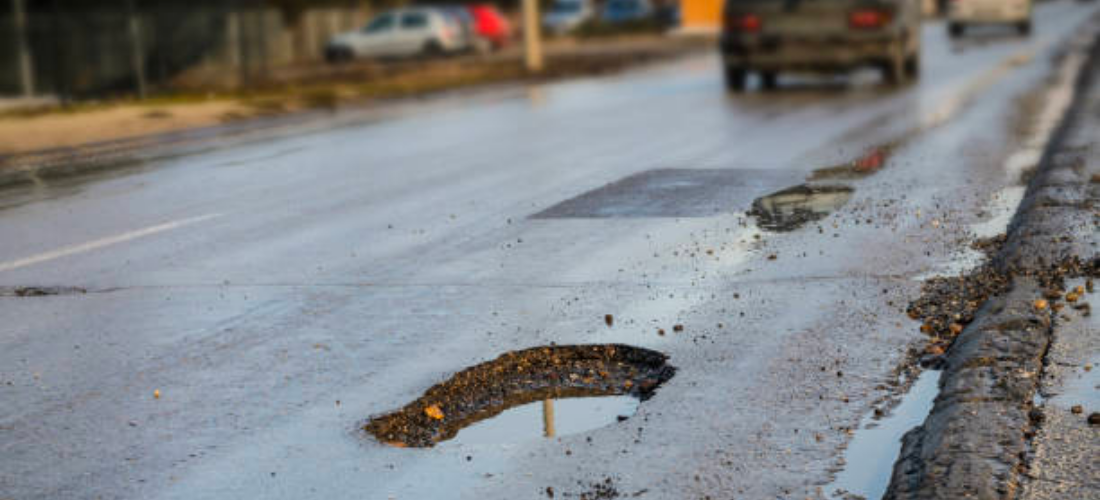
#> input picture imgs/Bedrock-Blogs-1100x500.png, 1100 x 500 px
$ python -i laplacian.py   (imports and definitions only)   (older library calls are emulated)
#> lines starting #> are read from the running program, lines starting #| are printed output that depends on the picture
#> further down, picture is the input picture: shape (500, 1100, 3); mean B, G, R 134, 131.8, 129.7
import cv2
import numpy as np


def laplacian(img):
    kernel = np.ones((5, 5), np.uint8)
    lap_img = cv2.Laplacian(img, cv2.CV_32F)
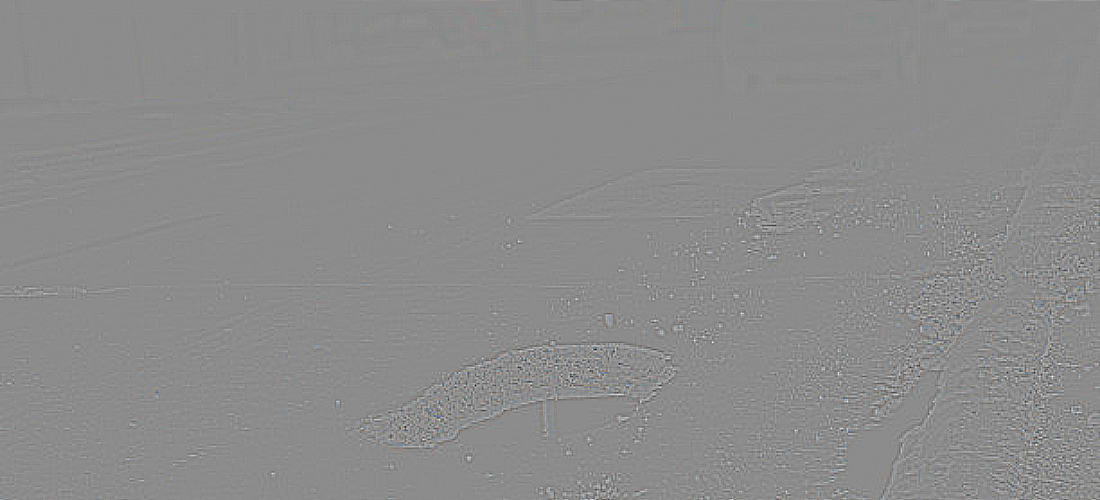
#> lap_img: shape (500, 1100, 3) float32; mean B, G, R 0, 0, 0; drawn with min black and max white
    dilation = cv2.dilate(lap_img, kernel, iterations=1)
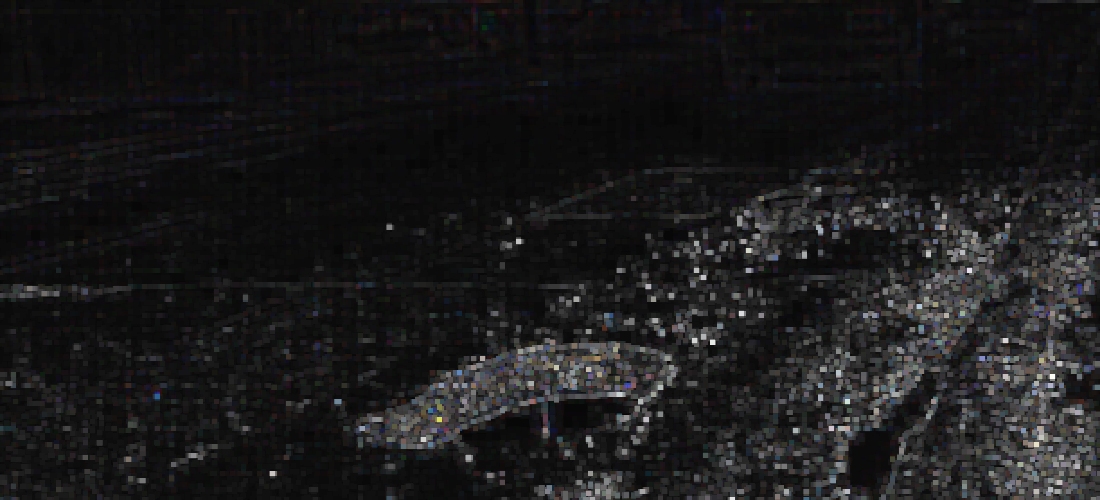
#> dilation: shape (500, 1100, 3) float32; mean B, G, R 10.8, 10.5, 10.6; drawn with min black and max white
    closing = cv2.morphologyEx(dilation, cv2.MORPH_CLOSE, kernel)
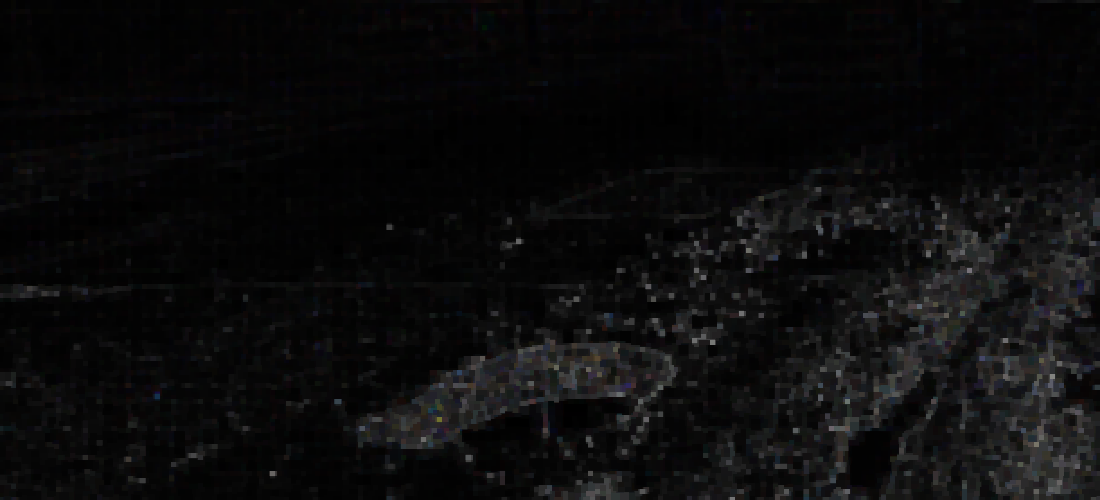
#> closing: shape (500, 1100, 3) float32; mean B, G, R 11.9, 11.6, 11.7
    return closing

>>> import cv2
>>> picture = cv2.imread('../../imgs/Bedrock-Blogs-1100x500.png')
>>> result = laplacian(picture)
